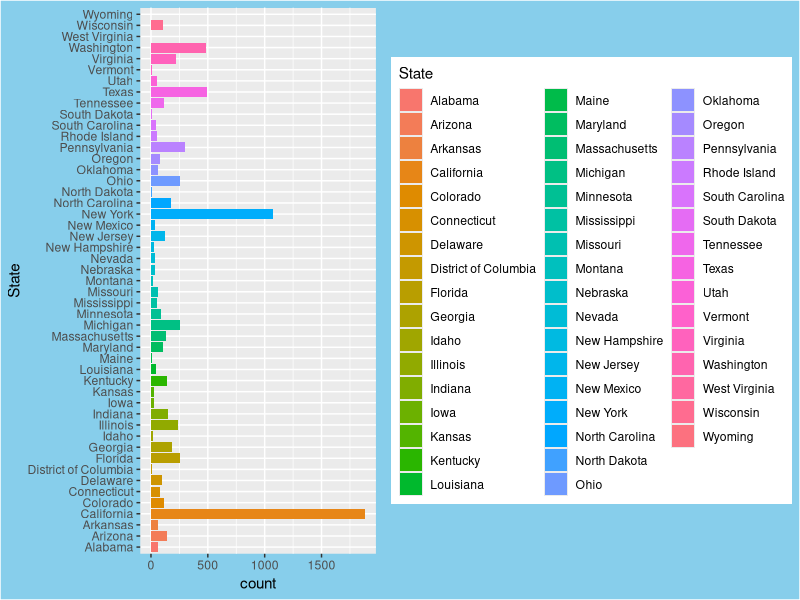
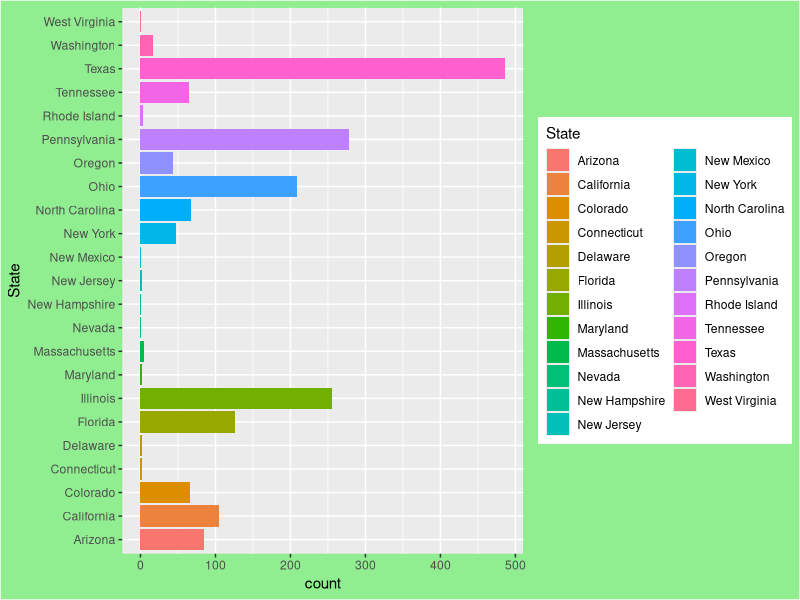
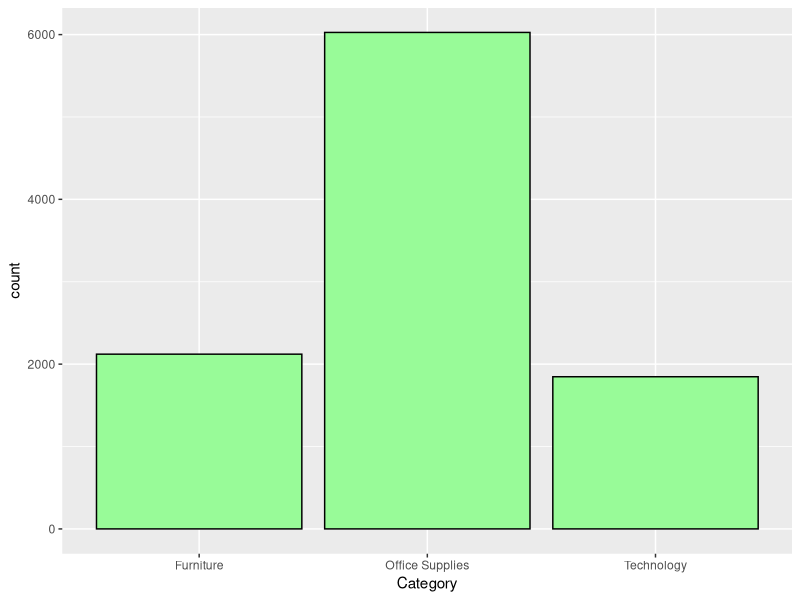
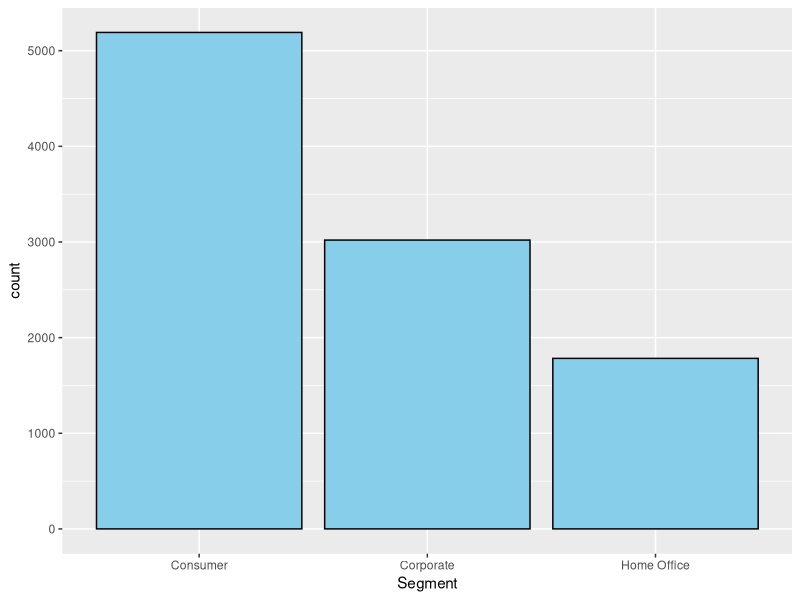
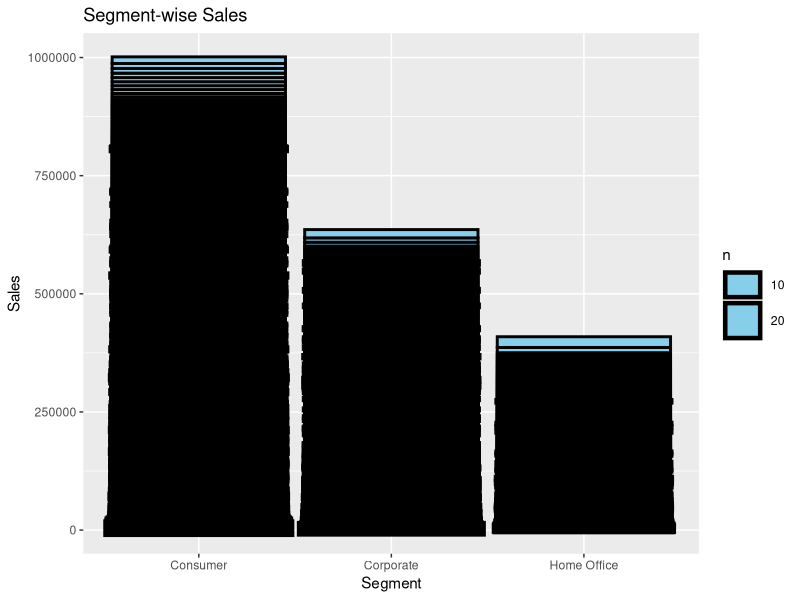

Source code (R) for these figures, in order: (Note: this script raises an error after producing the figures.)
## ---- chunk 1
#### Reading a csv file ####

superstore <- read.csv("Sample - Superstore (2) (1).csv",stringsAsFactors = F,header = T)
View(superstore)

## ---- chunk 2
#### Installing and loading the packages ####

install.packages("ggplot2")
install.packages("dplyr")
install.packages("magrittr")
library(ggplot2)
library(dplyr)
library(magrittr)

## ---- chunk 3
#### States running in Profit ###
# Here we have shown the states which are running in Profit. On the Y axis I have shown the states and on the X axis I have shown Profit #

statewise_profit <- superstore %>% filter(Profit>0)
ggplot(data=statewise_profit,aes(y=State,fill=State)) + geom_bar() + theme(plot.background = element_rect(fill="skyblue"))

## ---- chunk 4
#### States running in Loss ###
# Here we have shown the states which are running in Loss. On the Y axis I have shown the states and on the X axis I have shown Loss #
statewise_profit <- superstore %>% filter(Profit<0)
ggplot(data=statewise_profit,aes(y=State,fill=State)) + geom_bar() +theme(plot.background = element_rect(fill="lightgreen"))
## ---- chunk 5
#### Total Sales ####
# Here I've shown the Total Sales earned by the store #
total_sales <- sum(superstore$Sales)
print(paste0("Total Sales is ",total_sales))
## ---- chunk 6
#### Total profit ####
# Here I've shown the Total Profit earned by the store #
total_profit <- sum(superstore$Profit)
print(paste0("Total Profit is ",total_profit))
## ---- chunk 7
#### Total Quantity Sold ####
# Here I've shown the total Total Quantity Sold by the store #
total_Quantitysold <- sum(superstore$Quantity)
print(paste0("Total Quantity Sold is ",total_Quantitysold))
## ---- chunk 8
#### Category-wise Total-sales ####
# Here I've shown the total Category-wise Total=Sales by the store. On the X axis I have shown the Category and on the Y axis I have shown the Total-Sales #
superstore %>% select("Category","Sales","Profit","Quantity","Segment") -> Categorywise_Totalsales
ggplot(data=Categorywise_Totalsales,aes(x=Category,fill = Sales)) + geom_bar(fill = "palegreen",col = "black")
## ---- chunk 9
#### Region-wise Total-sales ####
# It will show the Region names (distinct values) #
region <- superstore %>% distinct(Region)
region
## ---- chunk 10
# Here I have calculated Region-wise Total-sales i.e. how much sales does the store is generating from each Region #
region_sales <- superstore %>% group_by(Region) %>% summarise(Sales = as.integer(sum(Sales,na.rm = T))) %>% ungroup()
region_sales
## ---- chunk 11
#### Segment-wise Total-Sales ####
# Graphically represent the Segment=wise Sales data. Segment on the X axis and Total-Sales on the Y axis #
ggplot(data = superstore, aes(x = Segment)) + geom_bar() + geom_bar(fill = "Skyblue",col = "black")
## ---- chunk 12
#### Segment-wise sales ####
# Written a function to graphically represent the Segment=wise Sales data. Segment on the X axis and Total-Sales on the Y axis #
func <- function(col1_charactervalue, col2_numericvalue) {
  ggplot(data = superstore, aes(x = get(col1_charactervalue), y = get(col2_numericvalue))) +
    geom_bar(stat = "sum",fill = "skyblue",col = "black") +
    labs(title = paste("Segment-wise Sales"), x = col1_charactervalue, y = col2_numericvalue)
}
func("Segment", "Sales") # Except "Segment" and "Sales" you can also put some other column names, but make sure that the                          #first argument will be of CHARACTER type and the second argument will be of "Numeric" type
## ---- chunk 13
#### State-wise sum of sales ####
# Calculating the State-wise Total-Sales and creating a new object #
State_Sales <- superstore %>%
  group_by(State) %>%
  summarise(Totsales = as.integer(sum(Sales, na.rm = T))) %>%
  ungroup()


View(State_Sales)

# Taking input from the user #

statewisesales <- function(){
  input1 <- as.integer(readline("Choose states from the following"))
  input2 <- as.integer(readline("Choose states from the following"))
  selected_states <- State_Sales[input1:input2,]
  selected_states
  #View(selected_states)
  ggplot(data = selected_states,aes(x= State,y=Totsales)) +  geom_bar(stat = "identity",fill = "yellow",col = "red")
  
  }
  
statewisesales()

View(selected_states)   ## it will show you the elements of the selected_states table 
